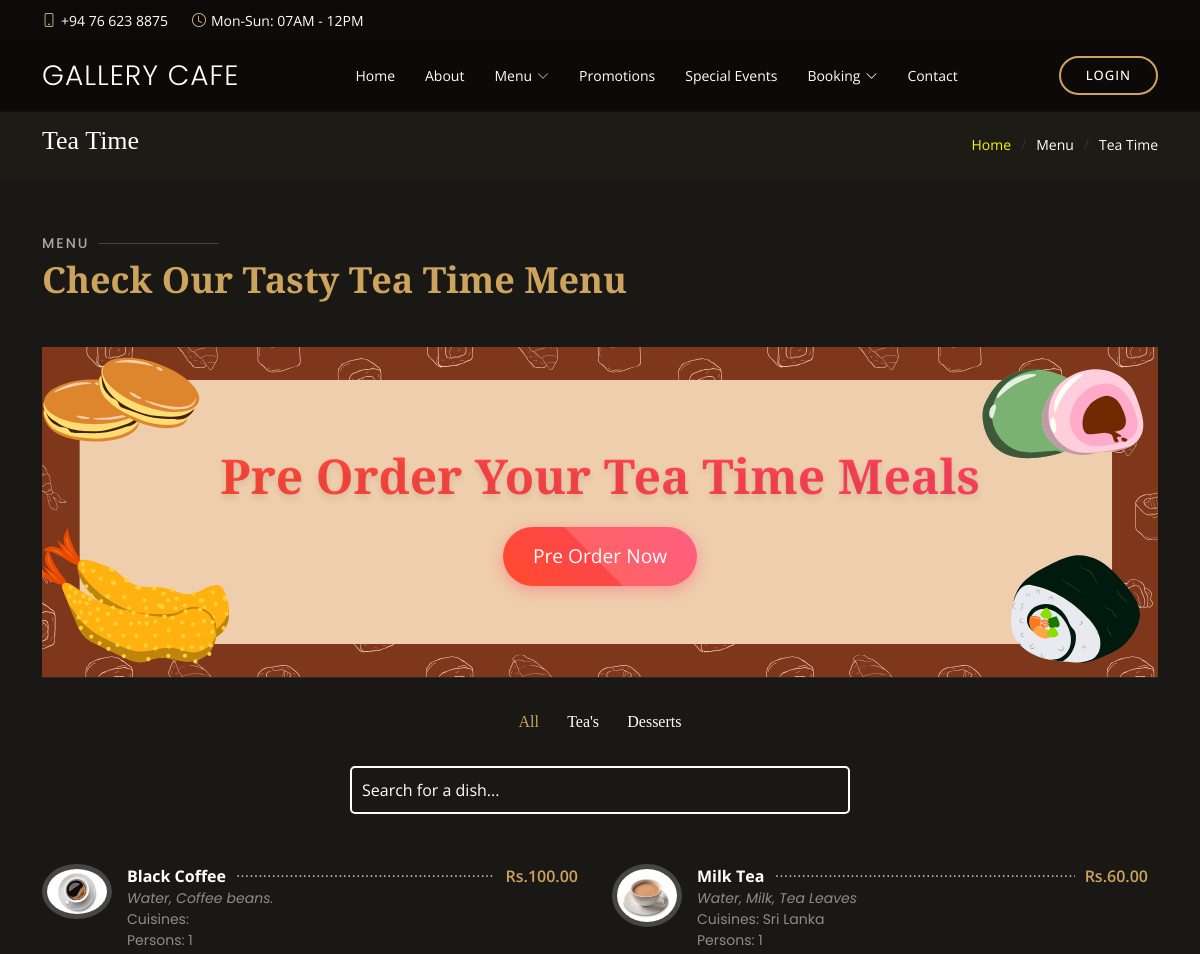
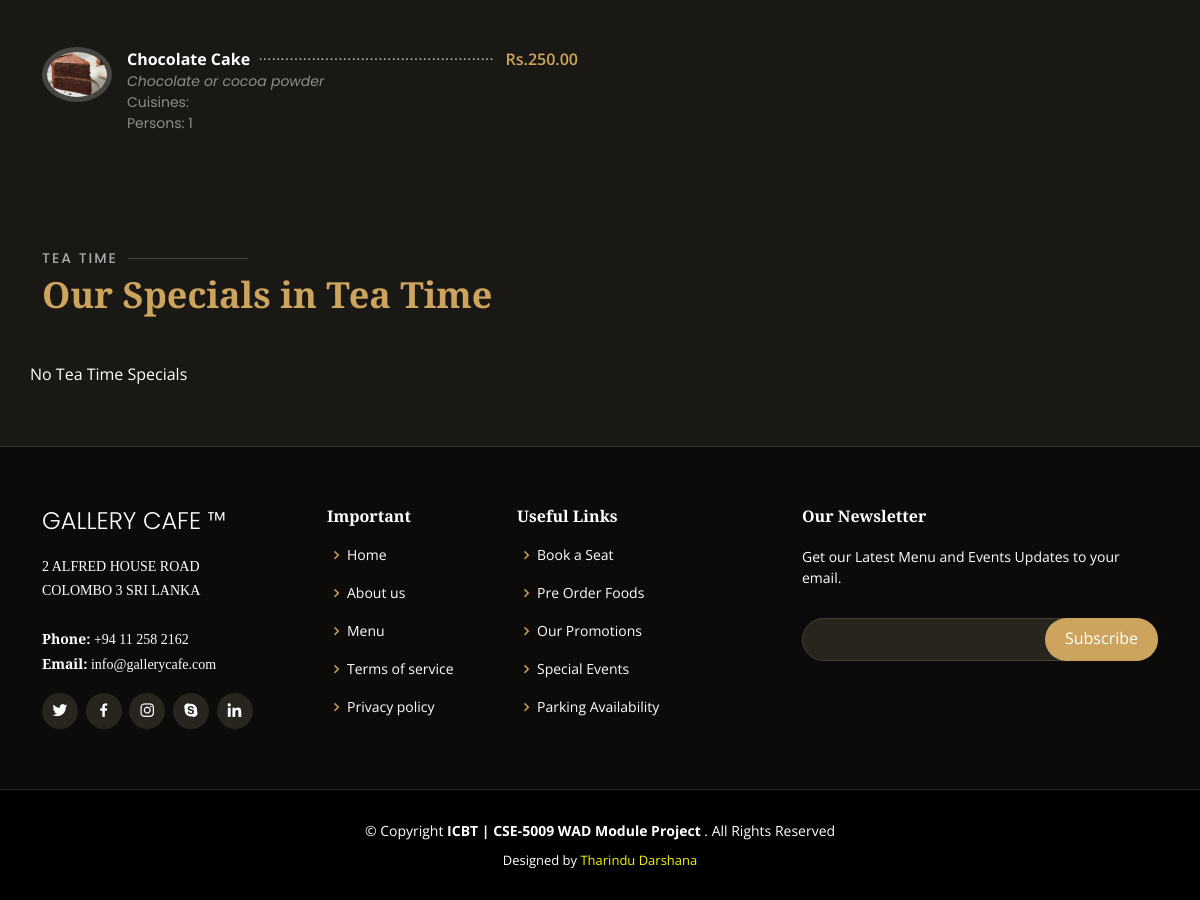
/pages/menu/tea-time.php, run on the app's committed database (2 pictures, top to bottom).
### tables this page shows
CREATE TABLE `beverages` (
  `id` int(11) NOT NULL,
  `name` varchar(255) NOT NULL,
  `category` enum('Beverage') NOT NULL,
  `price` decimal(5,2) NOT NULL,
  `image_url` varchar(255) DEFAULT NULL,
  `description` text DEFAULT NULL,
  `ingredients` text DEFAULT NULL,
  `time` enum('Breakfast','Lunch','Tea Time','Dinner') NOT NULL,
  `persons` int(11) NOT NULL,
  `cuisines` text DEFAULT NULL
);

CREATE TABLE `desserts` (
  `id` int(11) NOT NULL,
  `name` varchar(255) NOT NULL,
  `category` enum('Dessert') NOT NULL,
  `price` decimal(5,2) NOT NULL,
  `image_url` varchar(255) DEFAULT NULL,
  `description` text DEFAULT NULL,
  `ingredients` text DEFAULT NULL,
  `time` enum('Breakfast','Lunch','Tea Time','Dinner') NOT NULL,
  `persons` int(11) NOT NULL,
  `cuisines` text DEFAULT NULL
);

### assets/database/menu/tea-menu.php (called while the page is built, shortened)
<?php
include '../../assets/database/db-connection.php';
if ($conn) {
    $sql_menu = "SELECT * FROM MenuItems WHERE time = 'Tea Time'";
    $result_menu = $conn->query($sql_menu);
    $sql_beverages = "SELECT * FROM Beverages WHERE time = 'Tea Time'";
    $result_beverages = $conn->query($sql_beverages);
    $sql_desserts = "SELECT * FROM Desserts WHERE time = 'Tea Time'";
    $result_desserts = $conn->query($sql_desserts);
    $sql_sidedishes = "SELECT * FROM Sidedishes WHERE time = 'Tea Time'";
    $result_sidedishes = $conn->query($sql_sidedishes);
    $sql_specialmeals = "SELECT * FROM SpecialMeals WHERE time = 'Tea Time'";
    $result_specialmeals = $conn->query($sql_specialmeals);
    $menu_items = array();
    $special_items = array();
    if ($result_beverages) {
        while ($row = $result_beverages->fetch_assoc()) {
            $menu_items[] = $row;
        }
    } else {
        echo "Error fetching Beverages: " . $conn->error;
    }
    if ($result_desserts) {
        while ($row = $result_desserts->fetch_assoc()) {
            $menu_items[] = $row;
        }
    } else {
        echo "Error fetching Desserts: " . $conn->error;
    }
} else {
    echo "Failed to connect to MySQL: " . $conn->connect_error;
}
return $menu_items;
return $special_items;
?>

### pages/menu/tea-time.php (the view, shortened to what this page needs)
<?php
$menu_items = include '../../assets/database/menu/tea-menu.php';
?>
<!DOCTYPE html>
<html lang="en">
<head>
  <link href="https://cdnjs.cloudflare.com/ajax/libs/animate.css/4.0.0/animate.compat.css" rel="stylesheet" />
  <link href="https://unpkg.com/aos@2.3.1/dist/aos.css" rel="stylesheet" />
  <link href="https://cdn.jsdelivr.net/npm/bootstrap@5.3.3/dist/css/bootstrap.min.css" rel="stylesheet" />
  <link href="https://cdn.jsdelivr.net/npm/bootstrap-icons@1.11.3/font/bootstrap-icons.min.css" rel="stylesheet" />
  <link href="https://unpkg.com/boxicons@2.1.4/css/boxicons.min.css" rel="stylesheet" />
  <link href="https://cdn.jsdelivr.net/npm/glightbox/dist/css/glightbox.min.css" rel="stylesheet" />
  <link href="https://cdn.jsdelivr.net/npm/swiper@11/swiper-bundle.min.css" rel="stylesheet" />
  <link href="../../assets/css/style.css" rel="stylesheet" />
</head>
<body>
  <div id="topbar" class="d-flex align-items-center fixed-top">
    <div class="container d-flex justify-content-center justify-content-md-between">
      <div class="contact-info d-flex align-items-center">
        <i class="bi bi-phone d-flex align-items-center"><span>+94 76 623 8875</span></i>
        <i class="bi bi-clock d-flex align-items-center ms-4"><span> Mon-Sun: 07AM - 12PM</span></i>
      </div>
    </div>
  </div>
  <header id="header" class="fixed-top d-flex align-items-cente">
    <div class="container-fluid container-xl d-flex align-items-center justify-content-lg-between">
      <h1 class="logo me-auto me-lg-0">
        <a href="../../index.php">Gallery Cafe</a>
      </h1>
      <nav id="navbar" class="navbar order-last order-lg-0">
        <ul>
          <li><a class="nav-link" href="../../index.php">Home</a></li>
          <li><a class="nav-link" href="../../about.php">About</a></li>
          <li class="dropdown">
            <a href="../../menu.php"><span>Menu</span> <i class="bi bi-chevron-down active"></i></a>
          </li>
          <li>
            <a class="nav-link" href="../../promotions.php">Promotions</a>
          </li>
          <li>
            <a class="nav-link" href="../../special-events.php">Special Events</a>
          </li>
          <li class="dropdown">
            <a href="../../booking.php"><span>Booking</span> <i class="bi bi-chevron-down"></i></a>
          </li>
          <li><a class="nav-link" href="../../contact.php">Contact</a></li>
        </ul>
      </nav>
      <?php if (isset($_SESSION['username'])) : ?>
        <a class="book-a-table-btn scrollto d-none d-lg-flex" href="../account/my-account.php">My Bookings</a>
      <?php else : ?>
        <a class="book-a-table-btn scrollto d-none d-lg-flex" href="../account/login.php">Login</a>
      <?php endif; ?>
    </div>
  </header>
  <section class="breadcrumbs">
    <div class="container">
      <div class="d-flex justify-content-between align-items-center">
        <h2>Tea Time</h2>
        <ol>
          <li><a href="../../index.php">Home</a></li>
          <li>Menu</li>
          <li>Tea Time</li>
        </ol>
      </div>
    </div>
  </section>
  <section id="menu" class="menu section-bg">
    <div class="container" data-aos="fade-up">
      <div class="section-title">
        <h2>Menu</h2>
        <p>Check Our Tasty Tea Time Menu</p>
      </div>
      <div class="preorder-banner" data-aos="fade-up" data-aos-delay="100">
        <div class="preorder-banner-content">
          <h3><b>Pre Order Your Tea Time Meals</b></h3>
          <a href="../booking/pre-order.php"><button class="preorder-btn">Pre Order Now</button></a>
        </div>
      </div>
      <div class="row" data-aos="fade-up" data-aos-delay="100">
        <div class="col-lg-12 d-flex justify-content-center">
          <ul id="menu-flters">
            <li data-filter="*" class="filter-active">All</li>
            <li data-filter=".filter-Beverage">Tea's</li>
            <li data-filter=".filter-Dessert">Desserts</li>
          </ul>
        </div>
      </div>
      <div class="row search-bar mt-3" data-aos="fade-up" data-aos-delay="100">
        <div class="col-lg-12 d-flex justify-content-center">
          <input type="text" id="searchInput" class="form-control" placeholder="Search for a dish..." style="color: white" />
        </div>
      </div>
      <div class="row menu-container" data-aos="fade-up" data-aos-delay="200">
        <?php
        if (count($menu_items) > 0) {
          foreach ($menu_items as $row) {
            echo '<div class="col-lg-6 menu-item filter-' . $row["category"] . '">';
            echo '<img src="../../assets/img/menu/' . $row["image_url"] . '" class="menu-img" alt="" />';
            echo '<div class="menu-content">';
            echo '<a href="#">' . $row["name"] . '</a><span>Rs.' . $row["price"] . '</span>';
            echo '</div>';
            echo '<div class="menu-ingredients">' . $row["ingredients"] . '</div>';
            echo '<div class="menu-cuisines"> Cuisines: ' . $row["cuisines"] . '</div>';
            echo '<div class="menu-cuisines"> Persons: ' . $row["persons"] .  '</div>';
            echo '</div>';
          }
        } else {
          echo "No Tea Time items found.";
        }
        ?>
      </div>
    </div>
  </section>
  <section id="menu" class="menu section-bg">
    <div class="container" data-aos="fade-up">
      <div class="section-title">
        <h2>Tea Time</h2>
        <p>Our Specials in Tea Time</p>
      </div>
      <div class="row menu-container" data-aos="fade-up" data-aos-delay="200">
        <?php
        if (count($special_items) > 0) {
          foreach ($special_items as $row) {
            echo '<div class="col-lg-6 menu-item filter-' . $row["category"] . '">';
            echo '<img src="../../assets/img/menu/' . $row["image_url"] . '" class="menu-img" alt="" />';
            echo '<div class="menu-content">';
            echo '<a href="#">' . $row["name"] . '</a><span>Rs.' . $row["price"] . '</span>';
            echo '</div>';
            echo '<div class="menu-ingredients">' . $row["ingredients"] . '</div>';
            echo '<div class="menu-cuisines"> Cuisines: ' . $row["cuisines"] . '</div>';
            echo '<div class="menu-cuisines"> Persons: ' . $row["persons"] .  '</div>';
            echo '</div>';
          }
        } else {
          echo "No Tea Time Specials";
        }
        ?>
      </div>
    </div>
  </section>
  <footer id="footer">
    <div class="footer-top">
      <div class="container">
        <div class="row">
          <div class="col-lg-3 col-md-6">
            <div class="footer-info">
              <h3>Gallery Cafe ™</h3>
              <p>
                2 ALFRED HOUSE ROAD <br />
                COLOMBO 3 SRI LANKA<br /><br />
                <strong>Phone:</strong> +94 11 258 2162 <br />
                <strong>Email:</strong> info@gallerycafe.com<br />
              </p>
              <div class="social-links mt-3">
                <a href="#" class="twitter"><i class="bx bxl-twitter"></i></a>
                <a href="#" class="facebook"><i class="bx bxl-facebook"></i></a>
                <a href="#" class="instagram"><i class="bx bxl-instagram"></i></a>
                <a href="#" class="google-plus"><i class="bx bxl-skype"></i></a>
                <a href="#" class="linkedin"><i class="bx bxl-linkedin"></i></a>
              </div>
            </div>
          </div>
          <div class="col-lg-2 col-md-6 footer-links">
            <h4>Important</h4>
            <ul>
              <li>
                <i class="bx bx-chevron-right"></i>
                <a href="index.php">Home</a>
              </li>
              <li>
                <i class="bx bx-chevron-right"></i>
                <a href="about.php">About us</a>
              </li>
              <li>
                <i class="bx bx-chevron-right"></i>
                <a href="menu.php">Menu</a>
              </li>
              <li>
                <i class="bx bx-chevron-right"></i>
                <a href="terms-of-services.php">Terms of service</a>
              </li>
              <li>
                <i class="bx bx-chevron-right"></i>
                <a href="privacy-policy.php">Privacy policy</a>
              </li>
            </ul>
          </div>
          <div class="col-lg-3 col-md-6 footer-links">
            <h4>Useful Links</h4>
            <ul>
              <li>
                <i class="bx bx-chevron-right"></i>
                <a href="pages/booking/table-reservation.php">Book a Seat</a>
              </li>
              <li>
                <i class="bx bx-chevron-right"></i>
                <a href="pages/booking/pre-order.php">Pre Order Foods</a>
              </li>
              <li>
                <i class="bx bx-chevron-right"></i>
                <a href="promotions.php">Our Promotions</a>
              </li>
              <li>
                <i class="bx bx-chevron-right"></i>
                <a href="special-events.php">Special Events</a>
              </li>
              <li>
                <i class="bx bx-chevron-right"></i>
                <a href="parking.html">Parking Availability</a>
              </li>
            </ul>
          </div>
          <div class="col-lg-4 col-md-6 footer-newsletter">
            <h4>Our Newsletter</h4>
            <p>Get our Latest Menu and Events Updates to your email.</p>
            <form action="" method="post">
              <input type="email" name="email" /><input type="submit" value="Subscribe" />
            </form>
          </div>
        </div>
      </div>
    </div>
    <div class="container">
      <div class="copyright">
        &copy; Copyright
        <strong><span>ICBT | CSE-5009 WAD Module Project </span></strong>. All
        Rights Reserved
      </div>
      <div class="credits">
        Designed by
        <a href="https://github.com/tdbpathiraja">Tharindu Darshana</a>
      </div>
    </div>
  </footer>
</body>
</html>

### data on the page
beverages: image_url (picture), name "Black Coffee", price "100.00", ingredients "Water, Coffee beans.", persons "1"
beverages: image_url (picture), name "Milk Tea", price "60.00", ingredients "Water, Milk, Tea Leaves", cuisines "Sri Lanka", persons "1"
desserts: image_url (picture), name "Chocolate Cake", price "250.00", ingredients "Chocolate or cocoa powder", persons "1"
